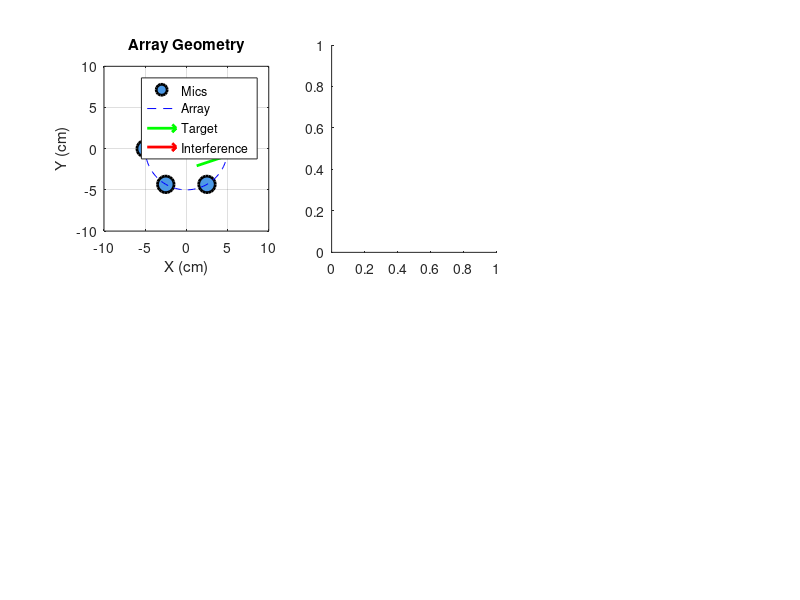

MATLAB code for this plot: (Note: this script raises an error after producing the figure.)
%% ========================================================================
%  DEMO: Generalized Eigenvalue Beamformer
%  Simplified standalone demonstration of the Audiovisual Zooming algorithm
%  ========================================================================
%  This script demonstrates the core concepts in a minimal implementation.
%  For the full implementation, use audiovisual_zooming_simulation.m
%  ========================================================================

clear; close all; clc;

fprintf('=== GEV Beamformer Demo ===\n\n');

%% Setup Array and Sources
fs = 16000;             % Sampling rate
c = 343;                % Speed of sound
duration = 3;           % Signal duration
num_samples = fs * duration;
t = (0:num_samples-1)' / fs;

% 6-mic Uniform Circular Array (5cm radius)
num_mics = 6;
radius = 0.05;
mic_angles_deg = (0:num_mics-1) * 60;
mic_pos = radius * [cosd(mic_angles_deg)', sind(mic_angles_deg)'];

% Source directions
target_angle = 0;       % Target at 0 degrees
interf_angle = 90;      % Interference at 90 degrees

fprintf('Array: %d microphones, %.0f cm radius\n', num_mics, radius*100);
fprintf('Target: %d°, Interference: %d°\n', target_angle, interf_angle);

%% Generate Test Signals
% Target: Multi-harmonic speech-like signal
f0 = 200;  % Fundamental
target = zeros(num_samples, 1);
for h = 1:8
    target = target + (1/h) * sin(2*pi*f0*h*t);
end
target = target .* (0.5 + 0.5*sin(2*pi*3*t));  % AM modulation
target = target / max(abs(target));

% Interference: Band-limited noise
[b, a] = butter(4, [300, 3400]/(fs/2), 'bandpass');
interf = filter(b, a, randn(num_samples, 1));
interf = 0.7 * interf / max(abs(interf));

%% Apply Propagation Delays
mic_signals = zeros(num_samples, num_mics);

for m = 1:num_mics
    % Target delay
    tau_t = (mic_pos(m,1)*cosd(target_angle) + mic_pos(m,2)*sind(target_angle)) / c;
    % Interference delay
    tau_i = (mic_pos(m,1)*cosd(interf_angle) + mic_pos(m,2)*sind(interf_angle)) / c;
    
    % Apply phase shifts in frequency domain (accurate fractional delay)
    Target_fft = fft(target);
    Interf_fft = fft(interf);
    
    freq = (0:num_samples-1)' * fs / num_samples;
    freq(freq > fs/2) = freq(freq > fs/2) - fs;  % Negative frequencies
    
    Target_delayed = ifft(Target_fft .* exp(-1j*2*pi*freq*tau_t));
    Interf_delayed = ifft(Interf_fft .* exp(-1j*2*pi*freq*tau_i));
    
    mic_signals(:, m) = real(Target_delayed + Interf_delayed) + 0.02*randn(num_samples, 1);
end

mic_signals = mic_signals / max(abs(mic_signals(:)));

%% STFT Processing
fft_size = 512;
hop_size = 128;
window = hann(fft_size, 'periodic');
num_frames = floor((num_samples - fft_size) / hop_size) + 1;
freq_axis = (0:fft_size/2) * fs / fft_size;

% Find frequency bins in processing range
freq_bins = find(freq_axis >= 300 & freq_axis <= 3400);

fprintf('\nProcessing %d frequency bins...\n', length(freq_bins));

% Compute STFT
stft_all = zeros(fft_size/2+1, num_frames, num_mics);
for m = 1:num_mics
    for fr = 1:num_frames
        idx = (fr-1)*hop_size + 1;
        seg = mic_signals(idx:idx+fft_size-1, m) .* window;
        spec = fft(seg);
        stft_all(:, fr, m) = spec(1:fft_size/2+1);
    end
end

% Output STFT
output_stft = zeros(fft_size/2+1, num_frames);

% Scanning angles (coarse for speed)
scan_angles = -180:20:160;
FOV = [-20, 20];  % Target FOV

%% === CORE ALGORITHM ===
for f_idx = 1:length(freq_bins)
    bin = freq_bins(f_idx);
    freq = freq_axis(bin);
    lambda = c / freq;
    k = 2*pi / lambda;
    
    % --- Step B: Covariance Matrix ---
    X = squeeze(stft_all(bin, :, :)).';  % [num_mics x num_frames]
    R = (X * X') / num_frames + 1e-6*eye(num_mics);
    R_inv = inv(R);
    
    % --- Pre-compute steering vectors ---
    V = zeros(num_mics, length(scan_angles));
    for a = 1:length(scan_angles)
        for m = 1:num_mics
            path = mic_pos(m,1)*cosd(scan_angles(a)) + mic_pos(m,2)*sind(scan_angles(a));
            V(m, a) = exp(-1j * k * path);
        end
    end
    
    % --- Step C: MPDR Power Map ---
    P = zeros(1, length(scan_angles));
    for a = 1:length(scan_angles)
        v = V(:, a);
        P(a) = real(1 / (v' * R_inv * v));
    end
    P = max(P, 0);
    
    % --- Step D: Matrix Integration ---
    in_fov = (scan_angles >= FOV(1)) & (scan_angles <= FOV(2));
    
    R_s = zeros(num_mics);  % Signal matrix
    R_n = zeros(num_mics);  % Noise matrix
    
    for a = 1:length(scan_angles)
        v = V(:, a);
        outer = P(a) * (v * v');
        if in_fov(a)
            R_s = R_s + outer;
        else
            R_n = R_n + outer;
        end
    end
    
    R_s = R_s + 1e-6*eye(num_mics);
    R_n = R_n + 1e-6*eye(num_mics);
    
    % --- Step E: GEV Solution ---
    [Eigvecs, Eigvals] = eig(R_s, R_n);
    [~, max_idx] = max(real(diag(Eigvals)));
    w = Eigvecs(:, max_idx);
    w = w / norm(w);
    
    % --- Apply Beamformer ---
    output_stft(bin, :) = w' * X;
end

% Passthrough for out-of-band frequencies
for bin = 1:fft_size/2+1
    if bin < freq_bins(1) || bin > freq_bins(end)
        output_stft(bin, :) = mean(stft_all(bin, :, :), 3);
    end
end

%% Inverse STFT
output = zeros(num_samples, 1);
win_sum = zeros(num_samples, 1);

for fr = 1:num_frames
    idx = (fr-1)*hop_size + 1;
    
    full_spec = zeros(fft_size, 1);
    full_spec(1:fft_size/2+1) = output_stft(:, fr);
    full_spec(fft_size/2+2:end) = conj(flipud(output_stft(2:end-1, fr)));
    
    frame_sig = real(ifft(full_spec)) .* window;
    
    output(idx:idx+fft_size-1) = output(idx:idx+fft_size-1) + frame_sig;
    win_sum(idx:idx+fft_size-1) = win_sum(idx:idx+fft_size-1) + window.^2;
end

valid = win_sum > 1e-8;
output(valid) = output(valid) ./ win_sum(valid);
output = output / max(abs(output));

ref_input = mic_signals(:, 1) / max(abs(mic_signals(:, 1)));

%% Compute Beam Pattern at 1000 Hz
[~, bin_1k] = min(abs(freq_axis - 1000));
X_1k = squeeze(stft_all(bin_1k, :, :)).';
R_1k = (X_1k * X_1k') / num_frames + 1e-6*eye(num_mics);
R_1k_inv = inv(R_1k);

lambda_1k = c / 1000;
k_1k = 2*pi / lambda_1k;

% Fine resolution for plotting
plot_angles = -180:1:179;
V_plot = zeros(num_mics, length(plot_angles));
for a = 1:length(plot_angles)
    for m = 1:num_mics
        path = mic_pos(m,1)*cosd(plot_angles(a)) + mic_pos(m,2)*sind(plot_angles(a));
        V_plot(m, a) = exp(-1j * k_1k * path);
    end
end

% MPDR for beam pattern
P_fine = zeros(1, length(plot_angles));
for a = 1:length(plot_angles)
    v = V_plot(:, a);
    P_fine(a) = real(1 / (v' * R_1k_inv * v));
end

% GEV weights at 1000 Hz
in_fov_coarse = (scan_angles >= FOV(1)) & (scan_angles <= FOV(2));
V_coarse = zeros(num_mics, length(scan_angles));
for a = 1:length(scan_angles)
    for m = 1:num_mics
        path = mic_pos(m,1)*cosd(scan_angles(a)) + mic_pos(m,2)*sind(scan_angles(a));
        V_coarse(m, a) = exp(-1j * k_1k * path);
    end
end

P_coarse = zeros(1, length(scan_angles));
for a = 1:length(scan_angles)
    v = V_coarse(:, a);
    P_coarse(a) = real(1 / (v' * R_1k_inv * v));
end

Rs_1k = zeros(num_mics);
Rn_1k = zeros(num_mics);
for a = 1:length(scan_angles)
    v = V_coarse(:, a);
    outer = P_coarse(a) * (v * v');
    if in_fov_coarse(a)
        Rs_1k = Rs_1k + outer;
    else
        Rn_1k = Rn_1k + outer;
    end
end
Rs_1k = Rs_1k + 1e-6*eye(num_mics);
Rn_1k = Rn_1k + 1e-6*eye(num_mics);

[V_gev, D_gev] = eig(Rs_1k, Rn_1k);
[~, max_i] = max(real(diag(D_gev)));
w_gev = V_gev(:, max_i);
w_gev = w_gev / norm(w_gev);

% Beam pattern
beam = zeros(1, length(plot_angles));
for a = 1:length(plot_angles)
    beam(a) = abs(w_gev' * V_plot(:, a))^2;
end
beam_dB = 10*log10(beam/max(beam) + 1e-10);

%% Visualization
figure('Position', [50, 50, 1400, 700], 'Color', 'w');

% Array geometry
subplot(2, 3, 1);
plot(mic_pos(:,1)*100, mic_pos(:,2)*100, 'ko', 'MarkerSize', 12, 'MarkerFaceColor', [0.3 0.6 0.9], 'LineWidth', 2);
hold on;
th = linspace(0, 2*pi, 100);
plot(radius*100*cos(th), radius*100*sin(th), 'b--');
arr_len = radius*150;
quiver(0, 0, arr_len*cosd(target_angle), arr_len*sind(target_angle), 0, 'g', 'LineWidth', 2, 'MaxHeadSize', 0.5);
quiver(0, 0, arr_len*cosd(interf_angle), arr_len*sind(interf_angle), 0, 'r', 'LineWidth', 2, 'MaxHeadSize', 0.5);
xlabel('X (cm)'); ylabel('Y (cm)');
title('Array Geometry');
legend('Mics', 'Array', 'Target', 'Interference', 'Location', 'best');
axis equal; grid on;
xlim([-10 10]); ylim([-10 10]);

% Input spectrogram
subplot(2, 3, 2);
spectrogram(ref_input, hann(256), 192, 256, fs, 'yaxis');
title('Input (Mic 1) - Noisy');
ylim([0 4]);
colorbar;

% Output spectrogram
subplot(2, 3, 3);
spectrogram(output, hann(256), 192, 256, fs, 'yaxis');
title('Output - GEV Beamformed');
ylim([0 4]);
colorbar;

% Time domain
subplot(2, 3, 4);
plot(t, ref_input, 'b', 'LineWidth', 0.5);
hold on;
plot(t, output, 'r', 'LineWidth', 0.5);
xlabel('Time (s)'); ylabel('Amplitude');
title('Waveform Comparison');
legend('Input', 'Output');
grid on; xlim([0 duration]);

% Beam pattern (Cartesian)
subplot(2, 3, 5);
plot(plot_angles, beam_dB, 'b-', 'LineWidth', 2);
hold on;
xline(target_angle, 'g--', 'LineWidth', 2);
xline(interf_angle, 'r--', 'LineWidth', 2);
fill([FOV(1), FOV(2), FOV(2), FOV(1)], [-50 -50 10 10], 'g', 'FaceAlpha', 0.1, 'EdgeColor', 'none');
xlabel('Angle (°)'); ylabel('Gain (dB)');
title('Beam Pattern at 1 kHz');
legend('Pattern', 'Target', 'Interference', 'FOV');
xlim([-180 180]); ylim([-40 5]);
grid on;

% Beam pattern (Polar)
subplot(2, 3, 6);
beam_lin = 10.^(beam_dB/20);
beam_lin = max(beam_lin, 0.01);
polarplot(deg2rad(plot_angles), beam_lin, 'b-', 'LineWidth', 2);
hold on;
polarplot(deg2rad(target_angle), beam_lin(plot_angles == target_angle), 'go', 'MarkerSize', 12, 'MarkerFaceColor', 'g');
polarplot(deg2rad(interf_angle), beam_lin(plot_angles == interf_angle), 'ro', 'MarkerSize', 12, 'MarkerFaceColor', 'r');
title('Polar Beam Pattern');
rlim([0 1.2]);

sgtitle('GEV Beamformer: Audiovisual Zooming Demo', 'FontSize', 14, 'FontWeight', 'bold');

%% Performance Metrics
[~, t_idx] = min(abs(plot_angles - target_angle));
[~, i_idx] = min(abs(plot_angles - interf_angle));
suppression = beam_dB(t_idx) - beam_dB(i_idx);

fprintf('\n=== Results ===\n');
fprintf('Gain at target (%d°): %.1f dB\n', target_angle, beam_dB(t_idx));
fprintf('Gain at interference (%d°): %.1f dB\n', interf_angle, beam_dB(i_idx));
fprintf('Suppression: %.1f dB\n', suppression);

%% Audio Playback
fprintf('\nPlaying input...\n');
soundsc(ref_input, fs);
pause(duration + 0.5);

fprintf('Playing output (zoomed)...\n');
soundsc(output, fs);
pause(duration + 0.5);

fprintf('\nDemo complete!\n');

